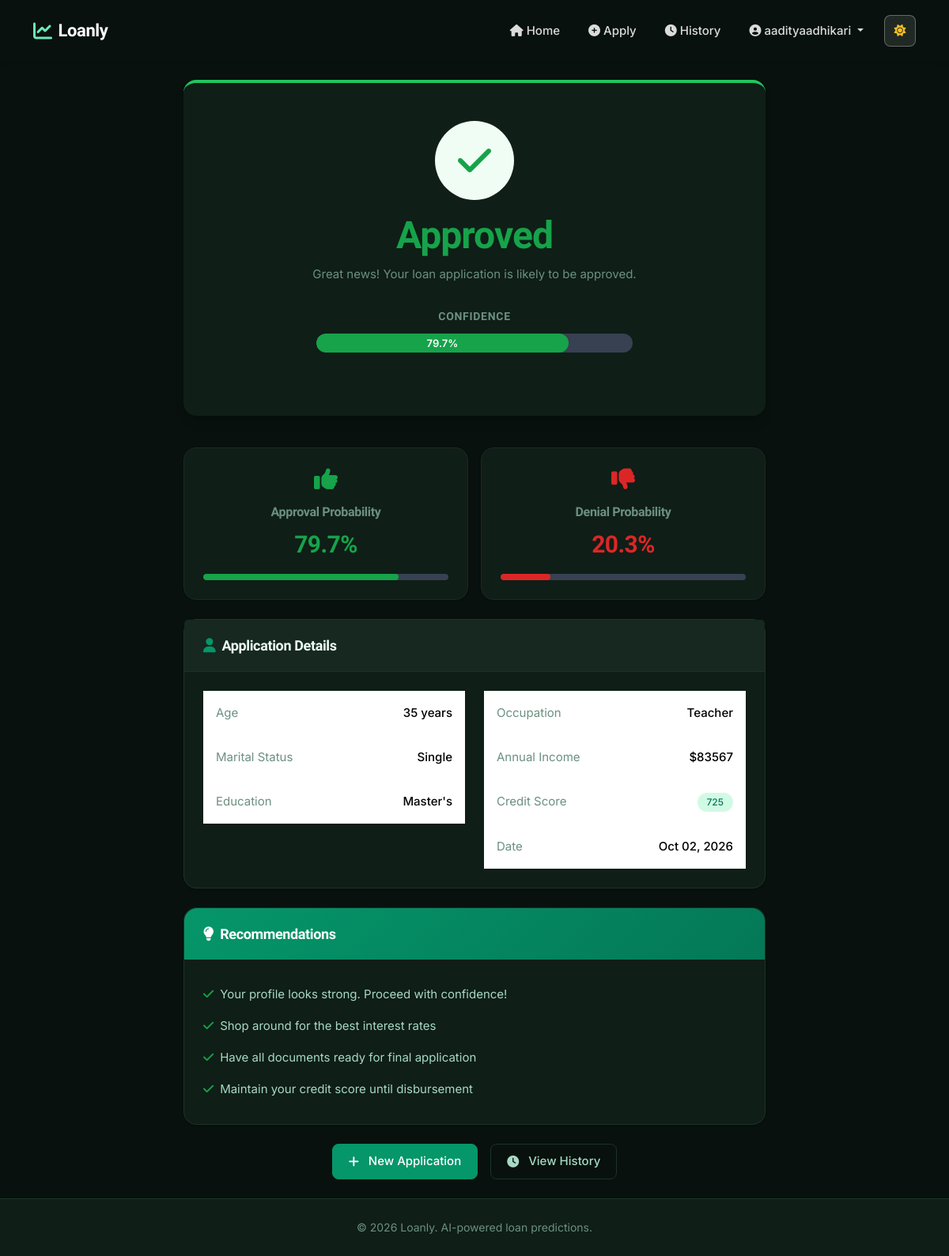
Page /result/14/ (signed in) on the committed database.
### prediction/models.py (models this page shows, shortened)
class LoanPrediction(models.Model):
    EDUCATION_CHOICES = [
        ('High School', 'High School'),
        ("Associate's", "Associate's"),
        ("Bachelor's", "Bachelor's"),
        ("Master's", "Master's"),
        ('Doctoral', 'Doctoral'),
    ]
    MARITAL_CHOICES = [
        ('Single', 'Single'),
        ('Married', 'Married'),
    ]
    OCCUPATION_CHOICES = [
        (o, o) for o in [
            'Accountant', 'Analyst', 'Architect', 'Banker', 'Chef', 'Consultant',
            'Designer', 'Doctor', 'Engineer', 'IT', 'Lawyer', 'Manager',
            'Marketing', 'Nurse', 'Pharmacist', 'Researcher', 'Sales',
            'Student', 'Teacher', 'Writer',
        ]
    ]
    user = models.ForeignKey(User, on_delete=models.CASCADE,
                             related_name='predictions', null=True, blank=True)
    age = models.IntegerField()
    occupation = models.CharField(max_length=50, choices=OCCUPATION_CHOICES)
    education_level = models.CharField(max_length=20, choices=EDUCATION_CHOICES)
    marital_status = models.CharField(max_length=10, choices=MARITAL_CHOICES)
    income = models.DecimalField(max_digits=12, decimal_places=2)
    credit_score = models.IntegerField()
    prediction_result = models.CharField(max_length=20, default='PENDING')
    approval_probability = models.FloatField(default=0.0)
    denial_probability = models.FloatField(default=0.0)
    confidence = models.FloatField(default=0.0)
    created_at = models.DateTimeField(auto_now_add=True)
    class Meta:
        ordering = ['-created_at']
        verbose_name = 'Loan Prediction'
        verbose_name_plural = 'Loan Predictions'

### prediction/views.py (the view)
# urls.py: path('result/<int:pk>/', views.prediction_result, name='prediction_result'),
@login_required
def prediction_result(request, pk):
    try:
        prediction = LoanPrediction.objects.get(pk=pk, user=request.user)
    except LoanPrediction.DoesNotExist:
        messages.error(request, "Prediction not found")
        return redirect('home')
    try:
        explanation = explain_prediction(
            age=prediction.age,
            occupation=prediction.occupation,
            education_level=prediction.education_level,
            marital_status=prediction.marital_status,
            income=prediction.income,
            credit_score=prediction.credit_score,
        )
    except Exception:
        explanation = []  # the page still works without the explanation
    return render(request, 'prediction/result.html', {
        'prediction': prediction,
        'explanation': explanation,
    })

### prediction/services.py (called while the page is built, shortened)
def explain_prediction(age, occupation, education_level, marital_status, income,
                       credit_score, top_n=4, min_effect=0.05):
    pipe = get_pipeline()
    clf = pipe.named_steps["clf"]
    if clf.__class__.__name__ != "XGBClassifier":
        return []

### templates/prediction/result.html (shortened to what this page needs)
{% extends 'base.html' %}
{% load static %}
{% block content %}
<div class="row justify-content-center fade-in">
    <div class="col-lg-8">
        <div class="card shadow-lg result-card {% if prediction.prediction_result == 'APPROVED' %}result-approved{% else %}result-denied{% endif %}">
            <div class="card-body py-5">
                {% if prediction.prediction_result == 'APPROVED' %}
                    <div class="result-icon approved">
                        <i class="fas fa-check"></i>
                    </div>
                    <h1 class="display-5 fw-bold text-success mb-2">Approved</h1>
                    <p class="text-muted">Great news! Your loan application is likely to be approved.</p>
                {% else %}
                    <div class="result-icon denied">
                        <i class="fas fa-times"></i>
                    </div>
                    <h1 class="display-5 fw-bold text-danger mb-2">Denied</h1>
                    <p class="text-muted">Your application may not be approved at this time.</p>
                {% endif %}
                <div class="confidence-score">
                    <h5>Confidence</h5>
                    <div class="progress" style="height: 24px;">
                        <div class="progress-bar {% if prediction.prediction_result == 'APPROVED' %}bg-success{% else %}bg-danger{% endif %}"
                             style="width: {{ prediction.confidence }}%;">
                            {{ prediction.confidence|floatformat:1 }}%
                        </div>
                    </div>
                </div>
            </div>
        </div>
        <div class="row mt-4 g-3">
            <div class="col-md-6">
                <div class="card h-100 border-success">
                    <div class="card-body text-center py-4">
                        <i class="fas fa-thumbs-up fa-2x text-success mb-3"></i>
                        <h6 class="text-muted mb-2">Approval Probability</h6>
                        <h2 class="text-success mb-3">{{ prediction.approval_probability|floatformat:1 }}%</h2>
                        <div class="progress" style="height: 8px;">
                            <div class="progress-bar bg-success" style="width: {{ prediction.approval_probability }}%"></div>
                        </div>
                    </div>
                </div>
            </div>
            <div class="col-md-6">
                <div class="card h-100 border-danger">
                    <div class="card-body text-center py-4">
                        <i class="fas fa-thumbs-down fa-2x text-danger mb-3"></i>
                        <h6 class="text-muted mb-2">Denial Probability</h6>
                        <h2 class="text-danger mb-3">{{ prediction.denial_probability|floatformat:1 }}%</h2>
                        <div class="progress" style="height: 8px;">
                            <div class="progress-bar bg-danger" style="width: {{ prediction.denial_probability }}%"></div>
                        </div>
                    </div>
                </div>
            </div>
        </div>
        <div class="card mt-4">
            <div class="card-header bg-light">
                <h5 class="mb-0">
                    <i class="fas fa-user me-2 text-primary"></i>Application Details
                </h5>
            </div>
            <div class="card-body">
                <div class="row">
                    <div class="col-md-6">
                        <table class="table table-borderless mb-0">
                            <tr>
                                <td class="text-muted">Age</td>
                                <td class="text-end fw-medium">{{ prediction.age }} years</td>
                            </tr>
                            <tr>
                                <td class="text-muted">Marital Status</td>
                                <td class="text-end fw-medium">{{ prediction.marital_status }}</td>
                            </tr>
                            <tr>
                                <td class="text-muted">Education</td>
                                <td class="text-end fw-medium">{{ prediction.education_level }}</td>
                            </tr>
                        </table>
                    </div>
                    <div class="col-md-6">
                        <table class="table table-borderless mb-0">
                            <tr>
                                <td class="text-muted">Occupation</td>
                                <td class="text-end fw-medium">{{ prediction.occupation }}</td>
                            </tr>
                            <tr>
                                <td class="text-muted">Annual Income</td>
                                <td class="text-end fw-medium">${{ prediction.income|floatformat:0 }}</td>
                            </tr>
                            <tr>
                                <td class="text-muted">Credit Score</td>
                                <td class="text-end">
                                    <span class="badge {% if prediction.credit_score >= 740 %}bg-success{% elif prediction.credit_score >= 670 %}bg-info{% elif prediction.credit_score >= 580 %}bg-warning{% else %}bg-danger{% endif %}">
                                        {{ prediction.credit_score }}
                                    </span>
                                </td>
                            </tr>
                            <tr>
                                <td class="text-muted">Date</td>
                                <td class="text-end fw-medium">{{ prediction.created_at|date:"M d, Y" }}</td>
                            </tr>
                        </table>
                    </div>
                </div>
            </div>
        </div>
        <div class="card mt-4">
            <div class="card-header bg-primary">
                <h5 class="mb-0 text-white">
                    <i class="fas fa-lightbulb me-2"></i>Recommendations
                </h5>
            </div>
            <div class="card-body">
                {% if prediction.prediction_result == 'APPROVED' %}
                    <ul class="list-unstyled mb-0">
                        <li><i class="fas fa-check text-success me-2"></i>Your profile looks strong. Proceed with confidence!</li>
                        <li><i class="fas fa-check text-success me-2"></i>Shop around for the best interest rates</li>
                        <li><i class="fas fa-check text-success me-2"></i>Have all documents ready for final application</li>
                        <li><i class="fas fa-check text-success me-2"></i>Maintain your credit score until disbursement</li>
                    </ul>
                {% endif %}
            </div>
        </div>
        <div class="d-flex gap-3 justify-content-center mt-4">
            <a href="{% url 'apply' %}" class="btn btn-primary">
                <i class="fas fa-plus me-1"></i>New Application
            </a>
            <a href="{% url 'prediction_history' %}" class="btn btn-outline-secondary">
                <i class="fas fa-clock me-1"></i>View History
            </a>
        </div>
    </div>
</div>
{% endblock %}

### templates/base.html (shortened to what this page needs)
<!DOCTYPE html>
<html lang="en" data-theme="dark">
<head>
    {% load static %}
    <link href="https://cdn.jsdelivr.net/npm/bootstrap@5.3.2/dist/css/bootstrap.min.css" rel="stylesheet">
    <link href="https://cdnjs.cloudflare.com/ajax/libs/font-awesome/6.4.2/css/all.min.css" rel="stylesheet">
    <link href="{% static 'css/style.css' %}?v=2" rel="stylesheet">
</head>
<body>
    <nav class="navbar navbar-expand-lg">
        <div class="container">
            <a class="navbar-brand" href="{% url 'home' %}">
                <i class="fas fa-chart-line"></i>Loanly
            </a>
            <div class="collapse navbar-collapse" id="navbarNav">
                <ul class="navbar-nav ms-auto align-items-center">
                    {% if user.is_authenticated %}
                        <li class="nav-item">
                            <a class="nav-link" href="{% url 'home' %}">
                                <i class="fas fa-home me-1"></i>Home
                            </a>
                        </li>
                        <li class="nav-item">
                            <a class="nav-link" href="{% url 'apply' %}">
                                <i class="fas fa-plus-circle me-1"></i>Apply
                            </a>
                        </li>
                        <li class="nav-item">
                            <a class="nav-link" href="{% url 'prediction_history' %}">
                                <i class="fas fa-clock me-1"></i>History
                            </a>
                        </li>
                        <li class="nav-item dropdown">
                            <a class="nav-link dropdown-toggle" href="#" id="userDropdown" role="button" data-bs-toggle="dropdown">
                                <i class="fas fa-user-circle me-1"></i>{{ user.username }}
                            </a>
                        </li>
                    {% endif %}
                    <li class="nav-item ms-2">
                        <button class="theme-toggle" id="themeToggle" title="Toggle theme">
                            <i class="fas fa-sun"></i>
                        </button>
                    </li>
                </ul>
            </div>
        </div>
    </nav>
    <main class="container py-4">
        {% block content %}{% endblock %}
    </main>
    <footer class="footer">
        <div class="container text-center">
            <span>© 2026 Loanly. AI-powered loan predictions.</span>
        </div>
    </footer>
</body>
</html>
</body>
</html>

### rows in the picture
LoanPrediction: confidence "79.7", approval_probability "79.7", denial_probability "20.3", age "35", marital_status "Single", education_level "Master's", occupation "Teacher", income "83567", credit_score "725", created_at "Oct 02, 2026"

### other values in the picture
{{ user.username }} "aadityaadhikari"
